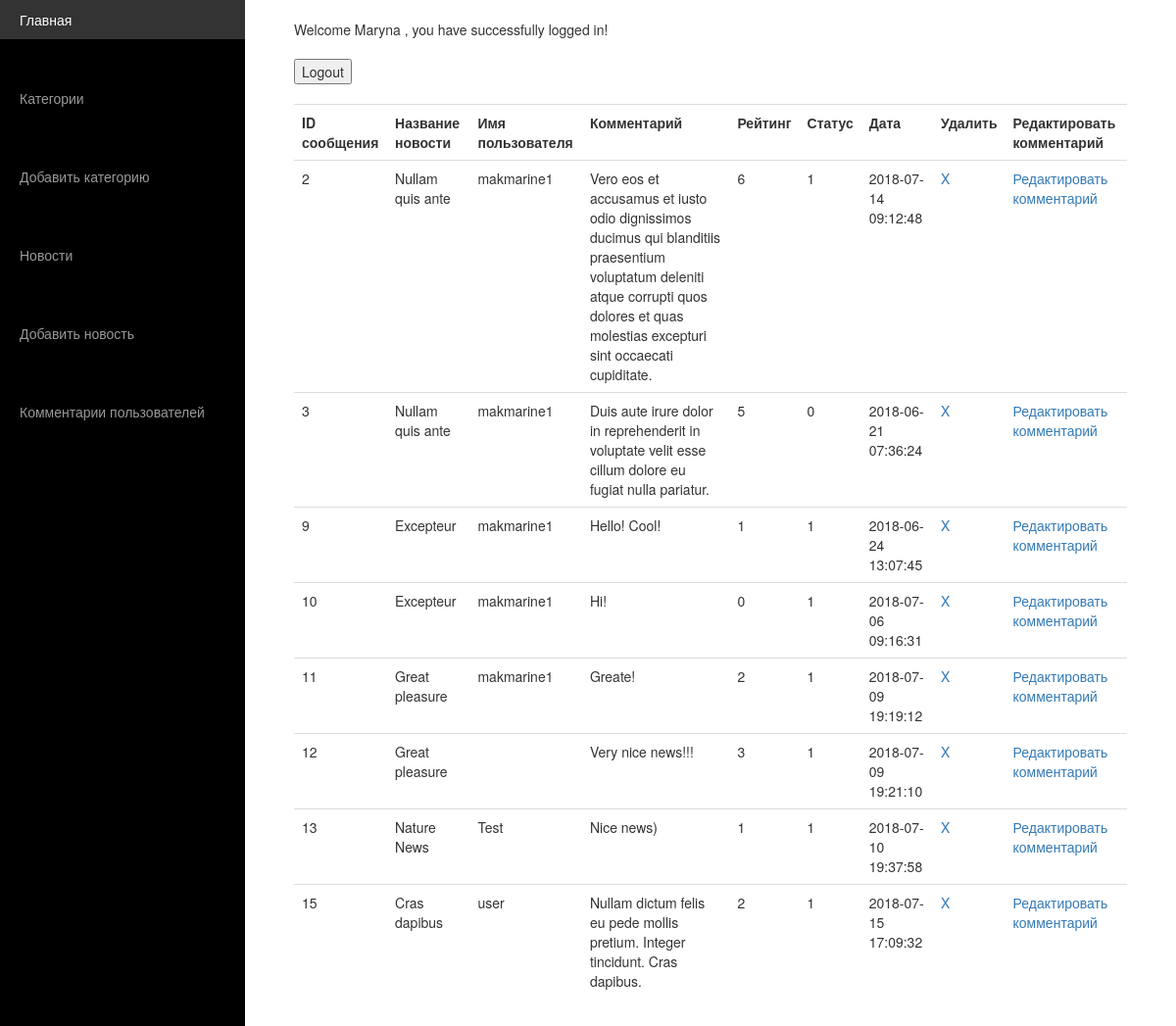
Screenshot of /admin/index.php?route=users_comments&action=users_comments_view (signed in) with the database file from the repository.
### tables this page shows
CREATE TABLE IF NOT EXISTS `registered_users` (
  `user_id` int(11) NOT NULL,
  `user_name` varchar(11) NOT NULL,
  `first_name` varchar(11) NOT NULL,
  `last_name` varchar(11) NOT NULL,
  `user_password` varchar(11) NOT NULL,
  `user_email` varchar(11) NOT NULL
);

CREATE TABLE IF NOT EXISTS `comment` (
  `id_comm` int(11) NOT NULL,
  `news_id_comm` int(11) NOT NULL,
  `user_id_comm` int(11) NOT NULL,
  `message_comm` text NOT NULL,
  `rating_comm` int(11) NOT NULL,
  `status_comm` int(11) NOT NULL,
  `date_comm` timestamp NOT NULL DEFAULT CURRENT_TIMESTAMP ON UPDATE CURRENT_TIMESTAMP
);

CREATE TABLE IF NOT EXISTS `news` (
  `id` int(11) NOT NULL,
  `name` varchar(255) NOT NULL,
  `description` text NOT NULL,
  `parent` varchar(255) NOT NULL,
  `image` varchar(255) NOT NULL,
  `status` tinyint(4) NOT NULL,
  `count_view` int(11) NOT NULL,
  `date` datetime NOT NULL
);

### admin/model/function.php (called while the page is built, shortened)
<?php
require_once 'db_conect.php';
function userName(){
	$db_hendle = new DBController;
	$query = "SELECT * FROM registered_users WHERE user_id='" . $_SESSION["user_id"] . "'";
	$row = $db_hendle->runQuery($query);
	return $row['first_name'];
}
?>

### admin/db_conect.php (called while the page is built, shortened)
<?php
class DBController {
    private $conn = "";
    private $host = "localhost";
    private $user = "st8487";
    private $password = "5af584411cdeb171942181";
    private $database = "test1";
    function __construct() {
        $conn = $this->connectDB();
        if(!empty($conn)) {
            $this->conn = $conn;
        }
    }
    function connectDB() {
        $conn = mysqli_connect($this->host,$this->user,$this->password,$this->database);
                mysqli_set_charset( $conn, 'utf8');
                return $conn;
        }
    function runSelectQuery($query) {
        $result = mysqli_query($this->conn,$query);
        while($row = mysqli_fetch_assoc($result)) {
            $resultset[] = $row;
        }
        if(!empty($resultset))
            return $resultset;
    }
	function runQuery($query) {
        $result = mysqli_query($this->conn,$query);
        $row  = mysqli_fetch_array($result);
        if(!empty($row)){
            return $row;
		}
	}
}

### admin/controller/users_comments.php (called while the page is built, shortened)
<?php
class UsersComentsController{
	public function users_comments_view()
	{
		require_once 'model/users_comments.php';
		$result = Comments::commentsList();
		return $result;
	}
}
$commentsData = new UsersComentsController;
$act = $_GET['action'];
$result = $commentsData->$act();
require_once 'view/' . $act . '.php';
?>

### admin/model/users_comments.php (called while the page is built, shortened)
<?php
class Comments{
	public static function commentsList()
	{
		$db_hendle = new DBController;
		$query = "SELECT
		a.id_comm,a.news_id_comm,a.user_id_comm,a.message_comm,a.rating_comm,a.status_comm,a.date_comm,
		b.id,b.name,
		c.user_id,c.user_name
		FROM comment a
		LEFT JOIN news b
		ON a.news_id_comm = b.id
		LEFT JOIN registered_users c
		ON a.user_id_comm = user_id";
		$result = $db_hendle->runSelectQuery($query);
		return $result;
	}
}

### admin/view/users_comments_view.php (the view)
<table class="table">
    <tr>
        <th>ID сообщения</th>
        <th>Название новости</th>
        <th>Имя пользователя</th>
        <th>Комментарий</th>
        <th>Рейтинг</th>
        <th>Статус</th>
        <th>Дата</th>
        <th>Удалить</th>
        <th>Редактировать комментарий</th>
    </tr>
    <?php foreach ($result as $comment): ?>
    <tr>
        <td><?php echo $comment['id_comm']; ?></td>
        <td><?php echo $comment['name']; ?></td>
        <td><?php echo $comment['user_name']; ?></td>
        <td><?php echo $comment['message_comm']; ?></td>
        <td><?php echo $comment['rating_comm']; ?></td>
        <td><?php echo $comment['status_comm']; ?></td>
        <td><?php echo $comment['date_comm']; ?></td>
        <td><a href="index.php?route=users_comments&action=delete_comment&id=<?php echo $comment['id_comm']; ?>">X</a></td>
        <td><a href="index.php?route=users_comments&action=edit_comment&id=<?php echo $comment['id_comm']; ?>">Редактировать комментарий</a></td>
    </tr>
    <?php endforeach; ?>
</table>

### admin/view/welcome_view.php
<form action="" method="post">
	<div>Welcome <?php echo ucwords($welcome); ?>, you have successfully logged in!<br>
		<br><input type="submit" name="logout" value="Logout"><br></div>
</form><br>

### admin/css/simple-sidebar.css (style rules this page uses)
body { overflow-x: hidden; }

### rows the page displays
registered_users: first_name "Maryna"
comment: id_comm "2", news.name "Nullam quis ante", registered_users.user_name "makmarine1", message_comm "Vero eos et accusamus et iusto odio dignissimos ducimus qui blanditiis praesentium voluptatum deleniti atque corrupti quos dolores et quas molestias excepturi sint occaecati cupiditate.", rating_comm "6", status_comm "1", date_comm "2018-07-14 09:12:48"
comment: id_comm "3", news.name "Nullam quis ante", registered_users.user_name "makmarine1", message_comm "Duis aute irure dolor in reprehenderit in voluptate velit esse cillum dolore eu fugiat nulla pariatur.", rating_comm "5", status_comm "0", date_comm "2018-06-21 07:36:24"
comment: id_comm "9", news.name "Excepteur", registered_users.user_name "makmarine1", message_comm "Hello! Cool!", rating_comm "1", status_comm "1", date_comm "2018-06-24 13:07:45"
comment: id_comm "10", news.name "Excepteur", registered_users.user_name "makmarine1", message_comm "Hi!", rating_comm "0", status_comm "1", date_comm "2018-07-06 09:16:31"
comment: id_comm "11", news.name "Great pleasure", registered_users.user_name "makmarine1", message_comm "Greate!", rating_comm "2", status_comm "1", date_comm "2018-07-09 19:19:12"
comment: id_comm "12", news.name "Great pleasure", message_comm "Very nice news!!!", rating_comm "3", status_comm "1", date_comm "2018-07-09 19:21:10"
comment: id_comm "13", news.name "Nature News", registered_users.user_name "Test", message_comm "Nice news)", rating_comm "1", status_comm "1", date_comm "2018-07-10 19:37:58"
comment: id_comm "15", news.name "Cras dapibus", registered_users.user_name "user", message_comm "Nullam dictum felis eu pede mollis pretium. Integer tincidunt. Cras dapibus.", rating_comm "2", status_comm "1", date_comm "2018-07-15 17:09:32"
